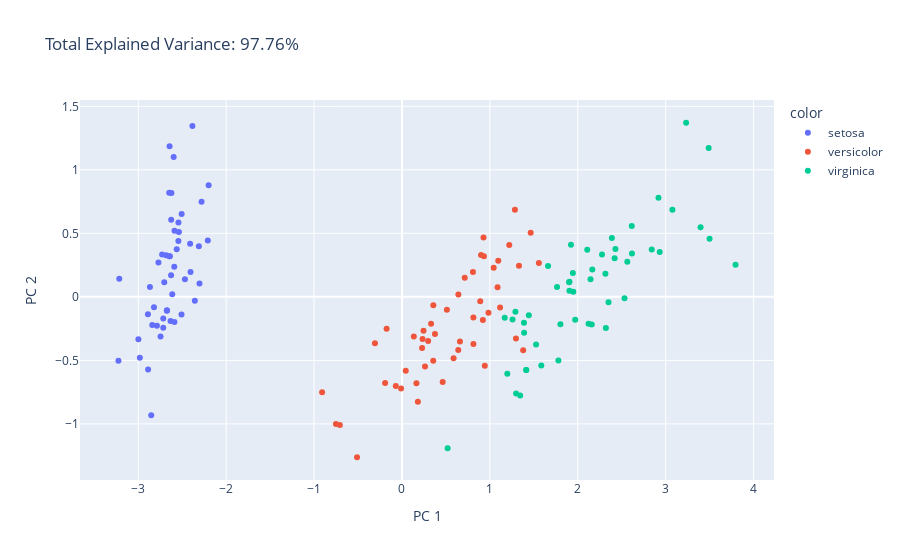

Notebook code for this chart:
### Code cell
import plotly.express as px
from sklearn.decomposition import PCA

df = px.data.iris()
print(df)
X = df[['sepal_length', 'sepal_width', 'petal_length', 'petal_width']]

pca = PCA(n_components=2)
components = pca.fit_transform(X)

total_var = pca.explained_variance_ratio_.sum() * 100

fig = px.scatter(
    components, x=0, y=1, color=df['species'],
    title=f'Total Explained Variance: {total_var:.2f}%',
    labels={'0': 'PC 1', '1': 'PC 2'}
)
fig.show()
